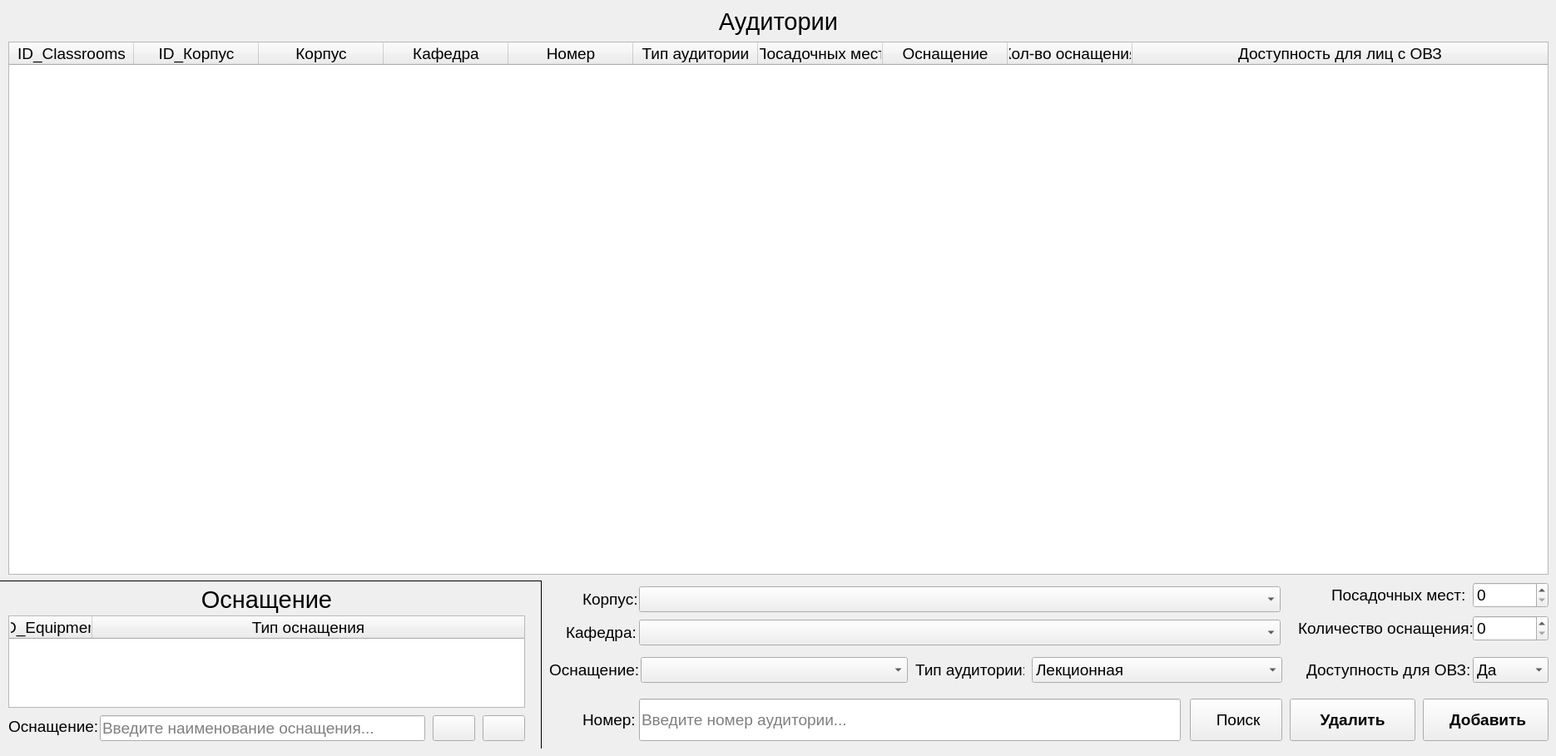
    <widget class="QWidget" name="page_9">
     <widget class="QComboBox" name="Classrooms_comboBox_1">
      <property name="geometry">
       <rect>
        <x>768</x>
        <y>705</y>
        <width>771</width>
        <height>31</height>
       </rect>
      </property>
      <property name="font">
       <font>
        <family>Arial</family>
        <pointsize>14</pointsize>
       </font>
      </property>
     </widget>
     <widget class="QLabel" name="label_17">
      <property name="geometry">
       <rect>
        <x>1600</x>
        <y>700</y>
        <width>161</width>
        <height>31</height>
       </rect>
      </property>
      <property name="font">
       <font>
        <family>Arial</family>
        <pointsize>14</pointsize>
       </font>
      </property>
      <property name="text">
       <string>Посадочных мест:</string>
      </property>
     </widget>
     <widget class="QLabel" name="label_21">
      <property name="geometry">
       <rect>
        <x>1570</x>
        <y>790</y>
        <width>201</width>
        <height>31</height>
       </rect>
      </property>
      <property name="font">
       <font>
        <family>Arial</family>
        <pointsize>14</pointsize>
       </font>
      </property>
      <property name="text">
       <string>Доступность для ОВЗ:</string>
      </property>
     </widget>
     <widget class="QLabel" name="label_18">
      <property name="geometry">
       <rect>
        <x>660</x>
        <y>795</y>
        <width>111</width>
        <height>21</height>
       </rect>
      </property>
      <property name="font">
       <font>
        <family>Arial</family>
        <pointsize>14</pointsize>
       </font>
      </property>
      <property name="text">
       <string>Оснащение:</string>
      </property>
     </widget>
     <widget class="QPushButton" name="Classrooms_add">
      <property name="geometry">
       <rect>
        <x>1710</x>
        <y>840</y>
        <width>151</width>
        <height>51</height>
       </rect>
      </property>
      <property name="font">
       <font>
        <family>Arial</family>
        <pointsize>14</pointsize>
        <weight>75</weight>
        <bold>true</bold>
       </font>
      </property>
      <property name="text">
       <string> Добавить</string>
      </property>
      <property name="icon">
       <iconset resource="resours.qrc">
        <normaloff>:/New/icons/plus (2).png</normaloff>:/New/icons/plus (2).png</iconset>
      </property>
      <property name="iconSize">
       <size>
        <width>20</width>
        <height>20</height>
       </size>
      </property>
     </widget>
     <widget class="QComboBox" name="Classrooms_comboBox_3">
      <property name="geometry">
       <rect>
        <x>770</x>
        <y>790</y>
        <width>321</width>
        <height>31</height>
       </rect>
      </property>
      <property name="font">
       <font>
        <family>Arial</family>
        <pointsize>14</pointsize>
       </font>
      </property>
     </widget>
     <widget class="QPushButton" name="Classrooms_delete">
      <property name="geometry">
       <rect>
        <x>1550</x>
        <y>840</y>
        <width>151</width>
        <height>51</height>
       </rect>
      </property>
      <property name="font">
       <font>
        <family>Arial</family>
        <pointsize>14</pointsize>
        <weight>75</weight>
        <bold>true</bold>
       </font>
      </property>
      <property name="text">
       <string>Удалить</string>
      </property>
      <property name="icon">
       <iconset resource="resours.qrc">
        <normaloff>:/New/icons/delete (1).png</normaloff>:/New/icons/delete (1).png</iconset>
      </property>
      <property name="iconSize">
       <size>
        <width>20</width>
        <height>20</height>
       </size>
      </property>
     </widget>
     <widget class="QLabel" name="label_24">
      <property name="geometry">
       <rect>
        <x>680</x>
        <y>745</y>
        <width>91</width>
        <height>31</height>
       </rect>
      </property>
      <property name="font">
       <font>
        <family>Arial</family>
        <pointsize>14</pointsize>
       </font>
      </property>
      <property name="text">
       <string>Кафедра:</string>
      </property>
     </widget>
     <widget class="QComboBox" name="Classrooms_comboBox_2">
      <property name="geometry">
       <rect>
        <x>768</x>
        <y>745</y>
        <width>771</width>
        <height>31</height>
       </rect>
      </property>
      <property name="font">
       <font>
        <family>Arial</family>
        <pointsize>14</pointsize>
       </font>
      </property>
     </widget>
     <widget class="QSpinBox" name="Classrooms_spinBox_places">
      <property name="geometry">
       <rect>
        <x>1770</x>
        <y>700</y>
        <width>91</width>
        <height>31</height>
       </rect>
      </property>
      <property name="font">
       <font>
        <family>Arial</family>
        <pointsize>14</pointsize>
       </font>
      </property>
      <property name="maximum">
       <number>1000</number>
      </property>
      <property name="stepType">
       <enum>QAbstractSpinBox::DefaultStepType</enum>
      </property>
     </widget>
     <widget class="QComboBox" name="Classrooms_comboBox_inv">
      <property name="geometry">
       <rect>
        <x>1770</x>
        <y>790</y>
        <width>91</width>
        <height>31</height>
       </rect>
      </property>
      <property name="font">
       <font>
        <family>Arial</family>
        <pointsize>14</pointsize>
       </font>
      </property>
      <item>
       <property name="text">
        <string>Да</string>
       </property>
      </item>
      <item>
       <property name="text">
        <string>Нет</string>
       </property>
      </item>
     </widget>
     <widget class="QPushButton" name="Classrooms_search">
      <property name="enabled">
       <bool>true</bool>
      </property>
      <property name="geometry">
       <rect>
        <x>1430</x>
        <y>840</y>
        <width>111</width>
        <height>51</height>
       </rect>
      </property>
      <property name="font">
       <font>
        <family>Arial</family>
        <pointsize>14</pointsize>
       </font>
      </property>
      <property name="text">
       <string> Поиск</string>
      </property>
      <property name="icon">
       <iconset>
        <normaloff>../Diplom/icons/magnifier_icon-icons.com_67993.png</normaloff>../Diplom/icons/magnifier_icon-icons.com_67993.png</iconset>
      </property>
     </widget>
     <widget class="QTableWidget" name="Classrooms_Table">
      <property name="geometry">
       <rect>
        <x>10</x>
        <y>50</y>
        <width>1851</width>
        <height>641</height>
       </rect>
      </property>
      <property name="font">
       <font>
        <family>Arial</family>
        <pointsize>14</pointsize>
       </font>
      </property>
      <property name="editTriggers">
       <set>QAbstractItemView::NoEditTriggers</set>
      </property>
      <property name="selectionMode">
       <enum>QAbstractItemView::SingleSelection</enum>
      </property>
      <property name="selectionBehavior">
       <enum>QAbstractItemView::SelectRows</enum>
      </property>
      <property name="sortingEnabled">
       <bool>true</bool>
      </property>
      <attribute name="horizontalHeaderCascadingSectionResizes">
       <bool>true</bool>
      </attribute>
      <attribute name="horizontalHeaderDefaultSectionSize">
       <number>150</number>
      </attribute>
      <attribute name="horizontalHeaderShowSortIndicator" stdset="0">
       <bool>true</bool>
      </attribute>
      <attribute name="horizontalHeaderStretchLastSection">
       <bool>true</bool>
      </attribute>
      <column>
       <property name="text">
        <string>ID_Classrooms</string>
       </property>
      </column>
      <column>
       <property name="text">
        <string>ID_Корпус</string>
       </property>
      </column>
      <column>
       <property name="text">
        <string>Корпус</string>
       </property>
      </column>
      <column>
       <property name="text">
        <string>Кафедра</string>
       </property>
      </column>
      <column>
       <property name="text">
        <string>Номер</string>
       </property>
      </column>
      <column>
       <property name="text">
        <string>Тип аудитории</string>
       </property>
      </column>
      <column>
       <property name="text">
        <string>Посадочных мест</string>
       </property>
      </column>
      <column>
       <property name="text">
        <string>Оснащение</string>
       </property>
      </column>
      <column>
       <property name="text">
        <string>Кол-во оснащения</string>
       </property>
      </column>
      <column>
       <property name="text">
        <string>Доступность для лиц с ОВЗ</string>
       </property>
      </column>
     </widget>
     <widget class="QLineEdit" name="Classrooms_search_line">
      <property name="geometry">
       <rect>
        <x>768</x>
        <y>840</y>
        <width>651</width>
        <height>51</height>
       </rect>
      </property>
      <property name="font">
       <font>
        <family>Arial</family>
        <pointsize>14</pointsize>
       </font>
      </property>
      <property name="placeholderText">
       <string>Введите номер аудитории...</string>
      </property>
     </widget>
     <widget class="QLabel" name="label_22">
      <property name="geometry">
       <rect>
        <x>700</x>
        <y>705</y>
        <width>71</width>
        <height>31</height>
       </rect>
      </property>
      <property name="font">
       <font>
        <family>Arial</family>
        <pointsize>14</pointsize>
       </font>
      </property>
      <property name="text">
       <string>Корпус:</string>
      </property>
     </widget>
     <widget class="QLabel" name="label_46">
      <property name="geometry">
       <rect>
        <x>1560</x>
        <y>740</y>
        <width>211</width>
        <height>31</height>
       </rect>
      </property>
      <property name="font">
       <font>
        <family>Arial</family>
        <pointsize>14</pointsize>
       </font>
      </property>
      <property name="text">
       <string>Количество оснащения:</string>
      </property>
     </widget>
     <widget class="QSpinBox" name="Classrooms_spinBox_places_2">
      <property name="geometry">
       <rect>
        <x>1770</x>
        <y>740</y>
        <width>91</width>
        <height>31</height>
       </rect>
      </property>
      <property name="font">
       <font>
        <family>Arial</family>
        <pointsize>14</pointsize>
       </font>
      </property>
      <property name="maximum">
       <number>1000</number>
      </property>
     </widget>
     <widget class="QLabel" name="label_14">
      <property name="geometry">
       <rect>
        <x>700</x>
        <y>840</y>
        <width>71</width>
        <height>51</height>
       </rect>
      </property>
      <property name="font">
       <font>
        <family>Arial</family>
        <pointsize>14</pointsize>
       </font>
      </property>
      <property name="text">
       <string>Номер:</string>
      </property>
     </widget>
     <widget class="QLabel" name="label_72">
      <property name="geometry">
       <rect>
        <x>30</x>
        <y>0</y>
        <width>1811</width>
        <height>51</height>
       </rect>
      </property>
      <property name="font">
       <font>
        <family>Arial</family>
        <pointsize>22</pointsize>
       </font>
      </property>
      <property name="frameShape">
       <enum>QFrame::NoFrame</enum>
      </property>
      <property name="text">
       <string>Аудитории</string>
      </property>
      <property name="alignment">
       <set>Qt::AlignCenter</set>
      </property>
     </widget>
     <widget class="QLineEdit" name="lineEdit_equipment">
      <property name="geometry">
       <rect>
        <x>120</x>
        <y>860</y>
        <width>391</width>
        <height>31</height>
       </rect>
      </property>
      <property name="font">
       <font>
        <family>Arial</family>
        <pointsize>14</pointsize>
       </font>
      </property>
      <property name="placeholderText">
       <string>Введите наименование оснащения...</string>
      </property>
     </widget>
     <widget class="QLabel" name="label">
      <property name="geometry">
       <rect>
        <x>10</x>
        <y>863</y>
        <width>111</width>
        <height>21</height>
       </rect>
      </property>
      <property name="font">
       <font>
        <family>Arial</family>
        <pointsize>14</pointsize>
       </font>
      </property>
      <property name="text">
       <string>Оснащение:</string>
      </property>
     </widget>
     <widget class="QLabel" name="label_52">
      <property name="geometry">
       <rect>
        <x>10</x>
        <y>700</y>
        <width>621</width>
        <height>41</height>
       </rect>
      </property>
      <property name="font">
       <font>
        <family>Arial</family>
        <pointsize>22</pointsize>
       </font>
      </property>
      <property name="frameShape">
       <enum>QFrame::NoFrame</enum>
      </property>
      <property name="text">
       <string>Оснащение</string>
      </property>
      <property name="alignment">
       <set>Qt::AlignCenter</set>
      </property>
     </widget>
     <widget class="QTableWidget" name="Equipment_Table">
      <property name="geometry">
       <rect>
        <x>10</x>
        <y>740</y>
        <width>621</width>
        <height>111</height>
       </rect>
      </property>
      <property name="font">
       <font>
        <family>Arial</family>
        <pointsize>14</pointsize>
       </font>
      </property>
      <property name="editTriggers">
       <set>QAbstractItemView::NoEditTriggers</set>
      </property>
      <property name="selectionMode">
       <enum>QAbstractItemView::SingleSelection</enum>
      </property>
      <property name="selectionBehavior">
       <enum>QAbstractItemView::SelectRows</enum>
      </property>
      <property name="sortingEnabled">
       <bool>true</bool>
      </property>
      <attribute name="horizontalHeaderCascadingSectionResizes">
       <bool>true</bool>
      </attribute>
      <attribute name="horizontalHeaderShowSortIndicator" stdset="0">
       <bool>true</bool>
      </attribute>
      <attribute name="horizontalHeaderStretchLastSection">
       <bool>true</bool>
      </attribute>
      <column>
       <property name="text">
        <string>ID_Equipment</string>
       </property>
      </column>
      <column>
       <property name="text">
        <string>Тип оснащения</string>
       </property>
      </column>
     </widget>
     <widget class="QPushButton" name="Equipment_delete">
      <property name="geometry">
       <rect>
        <x>520</x>
        <y>860</y>
        <width>51</width>
        <height>31</height>
       </rect>
      </property>
      <property name="font">
       <font>
        <family>Arial</family>
        <pointsize>14</pointsize>
        <weight>75</weight>
        <bold>true</bold>
       </font>
      </property>
      <property name="text">
       <string/>
      </property>
      <property name="icon">
       <iconset resource="resours.qrc">
        <normaloff>:/New/icons/delete (1).png</normaloff>:/New/icons/delete (1).png</iconset>
      </property>
      <property name="iconSize">
       <size>
        <width>20</width>
        <height>20</height>
       </size>
      </property>
     </widget>
     <widget class="QPushButton" name="Equipment_add">
      <property name="geometry">
       <rect>
        <x>580</x>
        <y>860</y>
        <width>51</width>
        <height>31</height>
       </rect>
      </property>
      <property name="font">
       <font>
        <family>Arial</family>
        <pointsize>14</pointsize>
        <weight>75</weight>
        <bold>true</bold>
       </font>
      </property>
      <property name="text">
       <string/>
      </property>
      <property name="icon">
       <iconset resource="resours.qrc">
        <normaloff>:/New/icons/plus (2).png</normaloff>:/New/icons/plus (2).png</iconset>
      </property>
      <property name="iconSize">
       <size>
        <width>20</width>
        <height>20</height>
       </size>
      </property>
     </widget>
     <widget class="Line" name="line_18">
      <property name="geometry">
       <rect>
        <x>640</x>
        <y>699</y>
        <width>20</width>
        <height>201</height>
       </rect>
      </property>
      <property name="font">
       <font>
        <pointsize>8</pointsize>
       </font>
      </property>
      <property name="frameShadow">
       <enum>QFrame::Plain</enum>
      </property>
      <property name="lineWidth">
       <number>1</number>
      </property>
      <property name="midLineWidth">
       <number>2</number>
      </property>
      <property name="orientation">
       <enum>Qt::Vertical</enum>
      </property>
     </widget>
     <widget class="Line" name="line_19">
      <property name="geometry">
       <rect>
        <x>0</x>
        <y>690</y>
        <width>651</width>
        <height>16</height>
       </rect>
      </property>
      <property name="frameShadow">
       <enum>QFrame::Plain</enum>
      </property>
      <property name="lineWidth">
       <number>1</number>
      </property>
      <property name="midLineWidth">
       <number>2</number>
      </property>
      <property name="orientation">
       <enum>Qt::Horizontal</enum>
      </property>
     </widget>
     <widget class="QComboBox" name="Classrooms_comboBox_type">
      <property name="geometry">
       <rect>
        <x>1240</x>
        <y>790</y>
        <width>301</width>
        <height>31</height>
       </rect>
      </property>
      <property name="font">
       <font>
        <family>Arial</family>
        <pointsize>14</pointsize>
       </font>
      </property>
      <item>
       <property name="text">
        <string>Лекционная</string>
       </property>
      </item>
      <item>
       <property name="text">
        <string>Аудитория</string>
       </property>
      </item>
      <item>
       <property name="text">
        <string>Лаборатория</string>
       </property>
      </item>
      <item>
       <property name="text">
        <string>Компьютерный класс</string>
       </property>
      </item>
      <item>
       <property name="text">
        <string>Офис</string>
       </property>
      </item>
      <item>
       <property name="text">
        <string>Спортивный зал</string>
       </property>
      </item>
     </widget>
     <widget class="QLabel" name="label_93">
      <property name="geometry">
       <rect>
        <x>1100</x>
        <y>790</y>
        <width>131</width>
        <height>31</height>
       </rect>
      </property>
      <property name="font">
       <font>
        <family>Arial</family>
        <pointsize>14</pointsize>
       </font>
      </property>
      <property name="text">
       <string>Тип аудитории:</string>
      </property>
     </widget>
    </widget>
